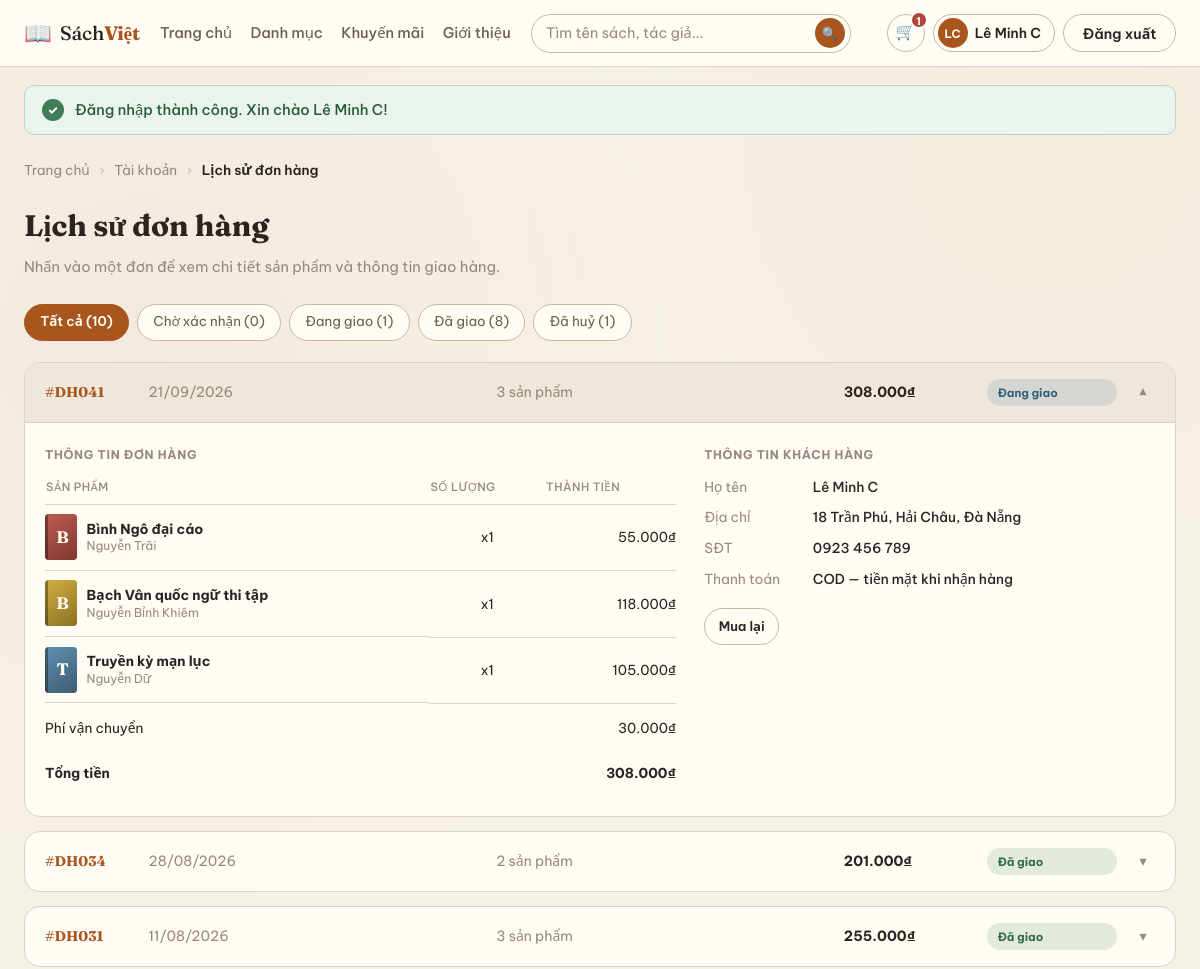
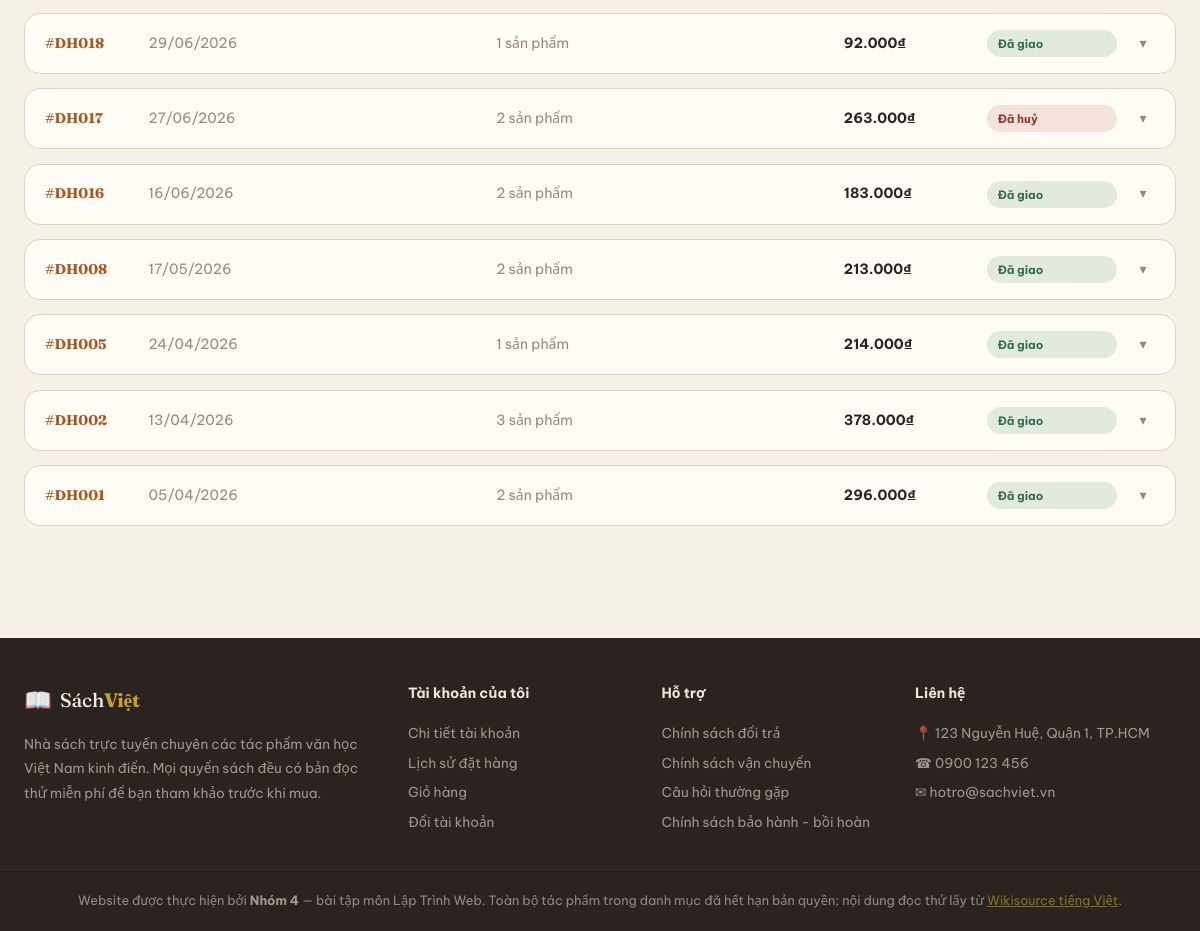
The page /lich-su-don-hang.php (signed in) on the database its author committed (2 pictures, top to bottom).
### tables this page shows
CREATE TABLE nguoi_dung (
  id             INT          NOT NULL AUTO_INCREMENT COMMENT 'Mã người dùng (tự tăng)',
  ho_ten         VARCHAR(100) NOT NULL                COMMENT 'Họ và tên',
  email          VARCHAR(150) NOT NULL                COMMENT 'Email đăng nhập — không được trùng',
  mat_khau       VARCHAR(255) NOT NULL                COMMENT 'Mật khẩu ĐÃ BĂM bằng password_hash(), không lưu mật khẩu thật',
  so_dien_thoai  VARCHAR(20)  NULL                    COMMENT 'Số điện thoại',
  ngay_sinh      DATE         NULL                    COMMENT 'Ngày sinh (YYYY-MM-DD)',
  dia_chi        VARCHAR(255) NULL                    COMMENT 'Địa chỉ nhận hàng mặc định',
  vai_tro        ENUM('admin','staff','user') NOT NULL DEFAULT 'user' COMMENT 'Quyền: admin / staff / user',
  trang_thai     ENUM('hoat_dong','tam_khoa','cho_duyet') NOT NULL DEFAULT 'hoat_dong' COMMENT 'Trạng thái tài khoản',
  ngay_tao       DATETIME     NOT NULL DEFAULT CURRENT_TIMESTAMP COMMENT 'Ngày đăng ký',
  PRIMARY KEY (id),
  UNIQUE KEY uq_nguoi_dung_email (email)
);

CREATE TABLE don_hang (
  id              INT          NOT NULL AUTO_INCREMENT COMMENT 'Mã đơn (hiển thị #DH001, #DH002...)',
  nguoi_dung_id   INT          NOT NULL                COMMENT 'Người đặt → nguoi_dung.id',
  ho_ten_nhan     VARCHAR(100) NOT NULL                COMMENT 'Tên người nhận hàng',
  so_dien_thoai   VARCHAR(20)  NOT NULL                COMMENT 'SĐT người nhận',
  dia_chi_giao    VARCHAR(255) NOT NULL                COMMENT 'Địa chỉ giao hàng',
  ghi_chu         VARCHAR(255) NULL                    COMMENT 'Ghi chú cho người giao hàng',
  phuong_thuc_tt  ENUM('cod','banking','ewallet') NOT NULL DEFAULT 'cod' COMMENT 'Thanh toán: COD / chuyển khoản / ví điện tử',
  phi_van_chuyen  INT          NOT NULL DEFAULT 30000  COMMENT 'Phí ship (đồng); 0 nếu tiền hàng từ 300.000₫',
  trang_thai      ENUM('cho_xac_nhan','dang_giao','da_giao','da_huy') NOT NULL DEFAULT 'cho_xac_nhan' COMMENT 'Trạng thái đơn',
  ngay_dat        DATETIME     NOT NULL DEFAULT CURRENT_TIMESTAMP COMMENT 'Thời điểm đặt hàng',
  PRIMARY KEY (id),
  KEY idx_don_hang_nguoi_dung (nguoi_dung_id),
  CONSTRAINT fk_don_hang_nguoi_dung FOREIGN KEY (nguoi_dung_id) REFERENCES nguoi_dung (id)
    ON UPDATE CASCADE ON DELETE CASCADE,
  CONSTRAINT chk_don_hang_phi CHECK (phi_van_chuyen >= 0)
);

CREATE TABLE chi_tiet_don_hang (
  don_hang_id  INT NOT NULL           COMMENT 'Thuộc đơn nào → don_hang.id',
  sach_id      INT NOT NULL           COMMENT 'Sách nào → sach.id',
  so_luong     INT NOT NULL DEFAULT 1 COMMENT 'Số cuốn',
  don_gia      INT NOT NULL           COMMENT 'Giá 1 cuốn LÚC ĐẶT (không đổi khi sau này sửa giá sách)',
  PRIMARY KEY (don_hang_id, sach_id),
  KEY idx_ctdh_sach (sach_id),
  CONSTRAINT fk_ctdh_don_hang FOREIGN KEY (don_hang_id) REFERENCES don_hang (id)
    ON UPDATE CASCADE ON DELETE CASCADE,
  CONSTRAINT fk_ctdh_sach FOREIGN KEY (sach_id) REFERENCES sach (id)
    ON UPDATE CASCADE ON DELETE RESTRICT,
  CONSTRAINT chk_ctdh_so_luong CHECK (so_luong > 0),
  CONSTRAINT chk_ctdh_don_gia  CHECK (don_gia >= 0)
);

CREATE TABLE sach (
  id               INT          NOT NULL AUTO_INCREMENT COMMENT 'Mã sách — dùng trong link sach.php?id=...',
  ten              VARCHAR(200) NOT NULL                COMMENT 'Tên sách',
  tac_gia          VARCHAR(150) NOT NULL DEFAULT 'Khuyết danh' COMMENT 'Tác giả',
  nam_sang_tac     VARCHAR(50)  NULL                    COMMENT 'Năm/thế kỷ sáng tác, VD: 1820 hoặc Thế kỷ XVIII',
  the_loai_id      INT          NOT NULL                COMMENT 'Thể loại → the_loai.id',
  kho_id           INT          NOT NULL                COMMENT 'Kho chứa sách → kho.id',
  gia              INT          NOT NULL                COMMENT 'Giá bán hiện tại (đồng)',
  gia_cu           INT          NULL                    COMMENT 'Giá bìa gốc (đồng); NULL = không giảm giá',
  so_luong         INT          NOT NULL DEFAULT 0      COMMENT 'Số cuốn còn trong kho (0 = hết hàng)',
  mo_ta            TEXT         NULL                    COMMENT 'Mô tả ngắn ở trang chi tiết',
  trich_doan       TEXT         NULL                    COMMENT 'Đoạn đọc thử; các đoạn cách nhau 1 dòng trống',
  link_wikisource  VARCHAR(255) NULL                    COMMENT 'Link đọc toàn văn trên Wikisource',
  hien_thi         TINYINT(1)   NOT NULL DEFAULT 1      COMMENT '1 = đang bán, 0 = ẩn khỏi cửa hàng',
  ngay_them        DATETIME     NOT NULL DEFAULT CURRENT_TIMESTAMP COMMENT 'Ngày đưa lên cửa hàng',
  PRIMARY KEY (id),
  KEY idx_sach_the_loai (the_loai_id),
  KEY idx_sach_kho (kho_id),
  CONSTRAINT fk_sach_the_loai FOREIGN KEY (the_loai_id) REFERENCES the_loai (id)
    ON UPDATE CASCADE ON DELETE RESTRICT,
  CONSTRAINT fk_sach_kho FOREIGN KEY (kho_id) REFERENCES kho (id)
    ON UPDATE CASCADE ON DELETE RESTRICT,
  CONSTRAINT chk_sach_gia      CHECK (gia >= 0),
  CONSTRAINT chk_sach_gia_cu   CHECK (gia_cu IS NULL OR gia_cu >= gia),
  CONSTRAINT chk_sach_so_luong CHECK (so_luong >= 0),
  CONSTRAINT chk_sach_hien_thi CHECK (hien_thi IN (0, 1))
);

### ham-tai-khoan.php (called while the page is built, shortened)
<?php
function nguoi_dung_hien_tai(): ?array
{
    return $_SESSION['nguoi_dung'] ?? null;
}
function lam_moi_phien(PDO $db): void
{
    $nd = nguoi_dung_hien_tai();
    $cau_lenh = $db->prepare('SELECT ho_ten, email, vai_tro, trang_thai FROM nguoi_dung WHERE id = ?');
    $cau_lenh->execute([$nd['id']]);
}

### ham-gio-hang.php (called while the page is built, shortened)
<?php
function dem_sach_trong_gio(PDO $db, int $nguoi_dung_id): int
{
    $cau_lenh = $db->prepare('SELECT COUNT(*) FROM gio_hang WHERE nguoi_dung_id = ?');
    $cau_lenh->execute([$nguoi_dung_id]);
    return (int) $cau_lenh->fetchColumn();
}

### khoi-tao.php (called while the page is built, shortened)
<?php
require_once __DIR__ . '/ket-noi.php';
require_once __DIR__ . '/ham.php';
require_once __DIR__ . '/ham-tai-khoan.php';
require_once __DIR__ . '/ham-gio-hang.php';
lam_moi_phien($db);

### lich-su-don-hang.php (the view, shortened to what this page needs)
<?php
require_once __DIR__ . '/inc/khoi-tao.php';
$nd = bat_buoc_dang_nhap('Vui lòng đăng nhập để xem lịch sử đơn hàng.');
$tt = get_chuoi('tt');
if (!isset(TRANG_THAI_DON[$tt])) $tt = '';
$cau_lenh = $db->prepare('
    SELECT trang_thai, COUNT(*) AS so_don
    FROM don_hang
    WHERE nguoi_dung_id = ?
    GROUP BY trang_thai
');
$cau_lenh->execute([$nd['id']]);
$dem_theo_tt = $cau_lenh->fetchAll(PDO::FETCH_KEY_PAIR);
$sql = 'SELECT id, ho_ten_nhan, so_dien_thoai, dia_chi_giao, phuong_thuc_tt,
               phi_van_chuyen, trang_thai, ngay_dat
        FROM don_hang
        WHERE nguoi_dung_id = ?';
$tham_so = [$nd['id']];
$sql .= ' ORDER BY ngay_dat DESC';
$cau_lenh = $db->prepare($sql);
$cau_lenh->execute($tham_so);
$ds_don = $cau_lenh->fetchAll();
$cau_lenh = $db->prepare('
    SELECT ct.don_hang_id, ct.so_luong, ct.don_gia, s.ten, s.tac_gia, tl.mau
    FROM chi_tiet_don_hang ct
    JOIN don_hang dh ON dh.id = ct.don_hang_id
    JOIN sach s      ON s.id  = ct.sach_id
    JOIN the_loai tl ON tl.id = s.the_loai_id
    WHERE dh.nguoi_dung_id = ?
    ORDER BY ct.don_hang_id, s.id
');
$cau_lenh->execute([$nd['id']]);
$sach_cua_don = [];
foreach ($cau_lenh->fetchAll() as $dong) {
    $sach_cua_don[$dong['don_hang_id']][] = $dong;
}
?>
<!DOCTYPE html>
<html lang="vi">
<head>
<link rel="stylesheet" href="style.css">
</head>
<body>
<?php include __DIR__ . '/inc/dau-trang.php'; ?>
<main class="page">
  <nav class="breadcrumb" aria-label="Đường dẫn">
    <a href="index.php">Trang chủ</a> <span>›</span>
    <a href="tai-khoan.php">Tài khoản</a> <span>›</span> <strong>Lịch sử đơn hàng</strong>
  </nav>
  <h1 class="page-title">Lịch sử đơn hàng</h1>
  <p class="page-sub">Nhấn vào một đơn để xem chi tiết sản phẩm và thông tin giao hàng.</p>
  <div class="don-filter">
    <a href="lich-su-don-hang.php" class="chip<?= $tt === '' ? ' chip-on' : '' ?>">Tất cả (<?= array_sum($dem_theo_tt) ?>)</a>
<?php foreach (TRANG_THAI_DON as $gia_tri => $nhan_tt): ?>
    <a href="lich-su-don-hang.php?tt=<?= $gia_tri ?>" class="chip<?= $tt === $gia_tri ? ' chip-on' : '' ?>"><?= $nhan_tt[0] ?> (<?= $dem_theo_tt[$gia_tri] ?? 0 ?>)</a>
<?php endforeach; ?>
  </div>
  <div class="don-list">
<?php foreach ($ds_don as $thu_tu => $don):
    $dong_sach = $sach_cua_don[$don['id']] ?? [];
    $tam_tinh = 0;
    foreach ($dong_sach as $d) $tam_tinh += $d['so_luong'] * $d['don_gia'];
    $tong = $tam_tinh + $don['phi_van_chuyen']; ?>
      <details class="don" <?= $thu_tu === 0 ? 'open' : '' ?>>
        <summary>
          <span class="don-ma"><?= ma_don($don['id']) ?></span>
          <span class="don-ngay"><?= ngay($don['ngay_dat']) ?></span>
          <span class="don-sl"><?= count($dong_sach) ?> sản phẩm</span>
          <span class="don-tong"><?= tien($tong) ?></span>
          <span class="tt <?= nhan(TRANG_THAI_DON, $don['trang_thai'], 1) ?>"><?= nhan(TRANG_THAI_DON, $don['trang_thai']) ?></span>
          <span class="don-caret">▾</span>
        </summary>
        <div class="don-body">
          <div class="don-cols">
            <div>
              <h4>Thông tin đơn hàng</h4>
              <table class="don-table">
                <thead><tr><th>Sản phẩm</th><th class="ta-c">Số lượng</th><th class="ta-r">Thành tiền</th></tr></thead>
                <tbody>
<?php foreach ($dong_sach as $d): ?>
              <tr>
                <td class="h-sp"><span class="h-bia"><?= bia_nho($d['ten'], $d['mau']) ?></span>
                  <span><strong><?= e($d['ten']) ?></strong><em><?= e($d['tac_gia']) ?></em></span></td>
                <td class="ta-c">x<?= $d['so_luong'] ?></td>
                <td class="ta-r"><?= tien($d['so_luong'] * $d['don_gia']) ?></td>
              </tr>
<?php endforeach; ?>
                </tbody>
                <tfoot><tr><td colspan="2">Phí vận chuyển</td>
                  <td class="ta-r"><?= tien($don['phi_van_chuyen']) ?></td></tr>
                  <tr><td colspan="2"><strong>Tổng tiền</strong></td>
                  <td class="ta-r"><strong><?= tien($tong) ?></strong></td></tr></tfoot>
              </table>
            </div>
            <div>
              <h4>Thông tin khách hàng</h4>
              <dl class="don-dl">
                <dt>Họ tên</dt><dd><?= e($don['ho_ten_nhan']) ?></dd>
                <dt>Địa chỉ</dt><dd><?= e($don['dia_chi_giao']) ?></dd>
                <dt>SĐT</dt><dd><?= e($don['so_dien_thoai']) ?></dd>
                <dt>Thanh toán</dt><dd><?= nhan(PHUONG_THUC_TT, $don['phuong_thuc_tt']) ?> — <?= nhan(PHUONG_THUC_TT, $don['phuong_thuc_tt'], 1) ?></dd>
              </dl>
              <div class="don-btns">
                <a href="index.php#danh-sach" class="btn btn-ghost btn-sm">Mua lại</a>
              </div>
            </div>
          </div>
        </div>
      </details>
<?php endforeach; ?>
  </div>
</main>
<?php include __DIR__ . '/inc/chan-trang.php'; ?>
</body>
</html>

### dau-trang.php (shortened to what this page needs)
<?php
$nd_header = nguoi_dung_hien_tai();
$so_dau_sach_trong_gio = $nd_header ? dem_sach_trong_gio($db, $nd_header['id']) : 0;
$tu_khoa_header = get_chuoi('q');
$menu = $menu ?? '';
?>
<header class="site-header">
  <div class="header-inner">
    <a href="index.php" class="logo">
      <span class="logo-icon">📖</span>
      <span class="logo-text">Sách<strong>Việt</strong></span>
    </a>
    <nav class="main-nav" aria-label="Menu Chính">
      <a href="index.php"<?= $menu === 'trang-chu' ? ' class="active"' : '' ?>>Trang chủ</a>
      <a href="danh-muc.php"<?= $menu === 'danh-muc' ? ' class="active"' : '' ?>>Danh mục</a>
      <a href="index.php#khuyen-mai">Khuyến mãi</a>
      <a href="index.php#gioi-thieu">Giới thiệu</a>
    </nav>
    <form class="search-box" action="index.php#danh-sach" method="get" role="search">
      <input type="search" id="q" name="q" value="<?= e($tu_khoa_header) ?>" placeholder="Tìm tên sách, tác giả...">
      <button type="submit" aria-label="Tìm">🔍</button>
    </form>
    <div class="header-actions">
      <a href="gio-hang.php" class="icon-btn" aria-label="Giỏ hàng">
        🛒<?php if ($so_dau_sach_trong_gio > 0): ?><span class="badge"><?= $so_dau_sach_trong_gio ?></span><?php endif; ?>
      </a>
<?php if ($nd_header): ?>
      <a href="tai-khoan.php" class="user-chip" title="Tài khoản của tôi">
        <span class="user-ava"><?= e(viet_tat($nd_header['ho_ten'])) ?></span>
        <span class="user-ten"><?= e($nd_header['ho_ten']) ?></span>
      </a>
      <form class="form-dang-xuat" action="dang-xuat.php" method="post">
        <button type="submit" class="btn btn-ghost">Đăng xuất</button>
      </form>
<?php else: ?>
      <a href="login.php" class="icon-btn" aria-label="Tài khoản">👤</a>
      <a href="login.php" class="btn btn-ghost">Đăng nhập</a>
      <a href="register.php" class="btn btn-solid">Đăng ký</a>
<?php endif; ?>
    </div>
  </div>
</header>
<?= hien_thong_bao() ?>

### ham.php (shortened to what this page needs)
<?php
function e($chuoi): string
{
    return htmlspecialchars((string) $chuoi, ENT_QUOTES, 'UTF-8');
}
function tien($so): string
{
    return number_format((int) $so, 0, ',', '.') . '₫';
}
function ngay($thoi_gian): string
{
    return date('d/m/Y', strtotime($thoi_gian));
}
function ma_don($id): string
{
    return '#DH' . str_pad((string) $id, 3, '0', STR_PAD_LEFT);
}
function mau($ma_mau): string
{
    return preg_match('/^#[0-9a-fA-F]{6}$/', (string) $ma_mau) ? $ma_mau : '#7A6A4F';
}
function viet_tat($ho_ten): string
{
    $tu = preg_split('/\s+/u', trim((string) $ho_ten));
    $dau = mb_substr($tu[0], 0, 1);
    $cuoi = count($tu) > 1 ? mb_substr(end($tu), 0, 1) : '';
    return mb_strtoupper($dau . $cuoi);
}
function bia_nho($ten, $mau): string
{
    return '<span class="bia bia--tiny" style="--mau:' . mau($mau) . '">' . e(mb_substr((string) $ten, 0, 1)) . '</span>';
}
function nhan(array $bang, $gia_tri, int $vi_tri = 0): string
{
    return isset($bang[$gia_tri]) ? $bang[$gia_tri][$vi_tri] : e($gia_tri);
}
function get_chuoi(string $ten): string
{
    $gia_tri = $_GET[$ten] ?? '';
    return is_string($gia_tri) ? trim(mb_scrub($gia_tri, 'UTF-8')) : '';
}
function hien_thong_bao(): string
{
    $tb = $_SESSION['thong_bao'];
    $loai = $tb['loai'] === 'ok' ? 'ok' : 'loi';
    return '<div class="thong-bao thong-bao-' . $loai . '" role="status">'
         . '<span class="tb-icon">' . ($loai === 'ok' ? '✓' : '!') . '</span>'
         . '<span>' . e($tb['noi_dung']) . '</span></div>';
}

### rows shown on the page
nguoi_dung: ho_ten "LC", ho_ten "Lê Minh C"
don_hang: id "#DH041", ngay_dat "21/09/2026", id "3", phi_van_chuyen "308.000₫", trang_thai "Đang giao", phi_van_chuyen "30.000₫", ho_ten_nhan "Lê Minh C", dia_chi_giao "18 Trần Phú, Hải Châu, Đà Nẵng", so_dien_thoai "0923 456 789", phuong_thuc_tt "COD", phuong_thuc_tt "tiền mặt khi nhận hàng"
chi_tiet_don_hang: sach.ten "B", sach.ten "Bình Ngô đại cáo", sach.tac_gia "Nguyễn Trãi", so_luong "1", tien($d['so_luong'] * $d['don_gia']) "55.000₫"
chi_tiet_don_hang: sach.ten "B", sach.ten "Bạch Vân quốc ngữ thi tập", sach.tac_gia "Nguyễn Bỉnh Khiêm", so_luong "1", tien($d['so_luong'] * $d['don_gia']) "118.000₫"
chi_tiet_don_hang: sach.ten "T", sach.ten "Truyền kỳ mạn lục", sach.tac_gia "Nguyễn Dữ", so_luong "1", tien($d['so_luong'] * $d['don_gia']) "105.000₫"
don_hang: id "#DH034", ngay_dat "28/08/2026", id "2", phi_van_chuyen "201.000₫", trang_thai "Đã giao"
don_hang: id "#DH031", ngay_dat "11/08/2026", id "3", phi_van_chuyen "255.000₫", trang_thai "Đã giao"
don_hang: id "#DH018", ngay_dat "29/06/2026", id "1", phi_van_chuyen "92.000₫", trang_thai "Đã giao"
don_hang: id "#DH017", ngay_dat "27/06/2026", id "2", phi_van_chuyen "263.000₫", trang_thai "Đã huỷ"
don_hang: id "#DH016", ngay_dat "16/06/2026", id "2", phi_van_chuyen "183.000₫", trang_thai "Đã giao"
don_hang: id "#DH008", ngay_dat "17/05/2026", id "2", phi_van_chuyen "213.000₫", trang_thai "Đã giao"
don_hang: id "#DH005", ngay_dat "24/04/2026", id "1", phi_van_chuyen "214.000₫", trang_thai "Đã giao"
don_hang: id "#DH002", ngay_dat "13/04/2026", id "3", phi_van_chuyen "378.000₫", trang_thai "Đã giao"
don_hang: id "#DH001", ngay_dat "05/04/2026", id "2", phi_van_chuyen "296.000₫", trang_thai "Đã giao"

### other values the page prints
$so_dau_sach_trong_gio "1"
$tb['noi_dung'] "Đăng nhập thành công. Xin chào Lê Minh C!"
array_sum($dem_theo_tt) "10"
$nhan_tt[0] "Chờ xác nhận"
$dem_theo_tt[$gia_tri] "0"
$nhan_tt[0] "Đang giao"
$dem_theo_tt[$gia_tri] "1"
$nhan_tt[0] "Đã giao"
$dem_theo_tt[$gia_tri] "8"
$nhan_tt[0] "Đã huỷ"
